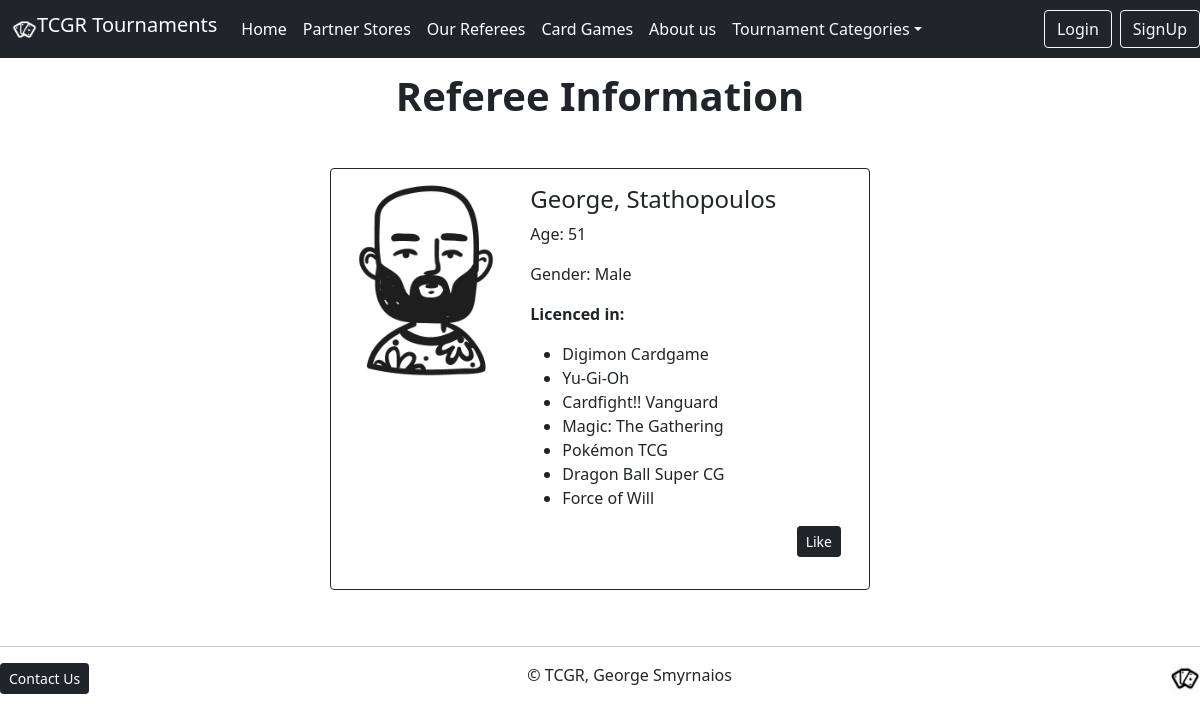
The page /referees/1/ on the database its author committed.
### tcgr/models.py (models this page shows, shortened)
class Referee(models.Model):
    name = models.CharField(max_length=20)
    lastname = models.CharField(max_length=40)
    cardgames = models.ManyToManyField('Cardgame')
    age = models.IntegerField(null=True)
    description = models.TextField(max_length=100, blank=True)
    avatar = models.CharField(max_length=30, blank=True)
    SEX_CHOICES = [('Male','Male'), ('Female','Female')]
    gender = models.TextField(max_length = 6, choices = SEX_CHOICES, blank=True)
    likes = models.ManyToManyField(User, related_name= 'referee')

class Cardgame(models.Model):
    title = models.CharField(max_length=20)
    publisher = models.CharField(max_length=50)
    description = models.TextField(max_length=500, blank=True)
    releasedate = models.DateField()
    logo = models.CharField(max_length=30, blank=True)
    def __str__(self):
        return f"{self.title}"

### tcgr/views.py (the view)
# urls.py: path('referees/<int:referee_id>/',views.referee_detail,name='referee_detail'),
def referee_detail(request, referee_id):
    categories = CategoryStore.objects.all()
    try:
        referee = Referee.objects.get(id=referee_id)
    except Referee.DoesNotExist:
        raise Http404('This referee does not exist')
    return render(request,'referee_detail.html',{
        'referee' : referee,
        'categories': categories,
    })

### tcgr/models.py (called while the page is built)
    def __str__(self):
        return f"{self.name}"

### tcgr/templates/referee_detail.html (shortened to what this page needs)
{% extends "base.html" %}
{% load static %}
{% block header %}
                <li class="nav-item dropdown">
                  <a class="nav-link dropdown-toggle text-light" href="#" id="navbarDropdown" role="button" data-bs-toggle="dropdown" aria-expanded="false">Tournament Categories</a>
                </li>
{% endblock %}
{% block body %}
        <section id="referee_detail" class="pt-4">
            <h1 class="text-center my-5"><Strong>Referee Information</Strong></h1>
            <div class="row">
                <div class="card border-dark mb-3 mx-auto" style="max-width: 540px;">
                <div class="row g-0">
                    <div class="col-md-4">
                        <img src="/static/img/{{referee.avatar}}" class="img-fluid" alt="Referee Avatar">
                    </div>
                    <div class="col-md-8">
                        <div class="card-body">
                            <h4 class="card-title">{{referee.name}}, {{referee.lastname}}</h4>
                            {% if referee.age %}
                                <p class="card-text">Age: {{referee.age}}</p>
                            {% endif %}
                            {% if referee.gender %}
                                <p class="card-text">Gender: {{referee.gender}}</p>
                            {% endif %}
                            <p class="card-text">
                                <Strong>Licenced in:</Strong>
                                <ul>
                                    {% for game in referee.cardgames.all %}
                                        <li>{{ game }}</li>
                                    {% endfor %}
                                <ul>
                            </p>
                            <form action= "{url 'like_referee' referee.id %}" method= "POST" class="d-flex justify-content-end">
                                <button type="submit" name="pk" value="{{ referee.id }}" class="btn btn-dark btn-sm">Like</button>
                            </form>
                        </div>
                    </div>
                </div>
                </div>
            </div>
<br>
<hr>
        </section>
{% endblock %}

### rows shown on the page
Referee: avatar (picture), name "George", lastname "Stathopoulos", age "51", gender "Male"
Cardgame: title "Digimon Cardgame"
Cardgame: title "Yu-Gi-Oh"
Cardgame: title "Cardfight!! Vanguard"
Cardgame: title "Magic: The Gathering"
Cardgame: title "Pokémon TCG"
Cardgame: title "Dragon Ball Super CG"
Cardgame: title "Force of Will"
